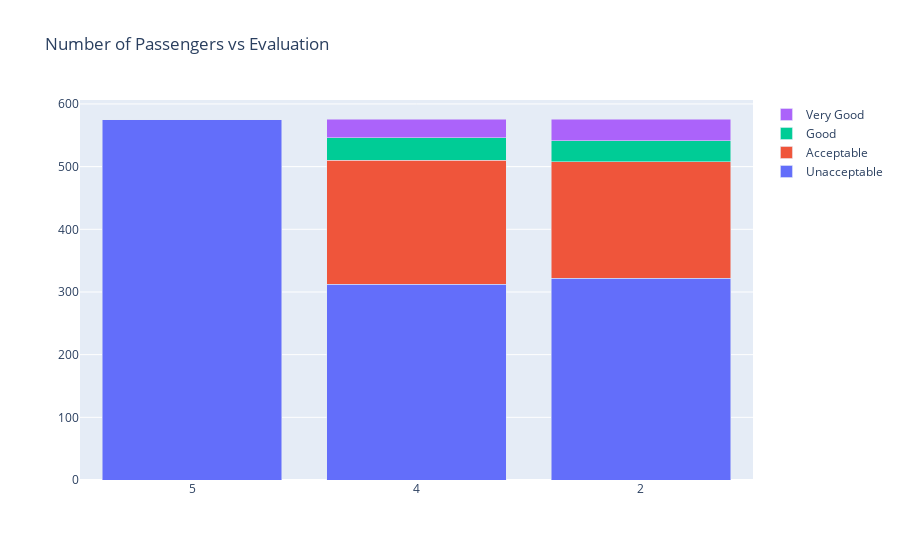

Notebook source saved alongside this figure:
### Code cell
data = [
    go.Bar(
        x=a[3].index, # assign x as the dataframe column 'x'
        y=prsn['unacc'],
        name='Unacceptable'
    ),
    go.Bar(
        x=a[3].index,
        y=prsn['acc'],
        name='Acceptable'
    ),
    go.Bar(
        x=a[3].index,
        y=prsn['good'],
        name='Good'
    ),
    go.Bar(
        x=a[3].index,
        y=prsn['vgood'],
        name='Very Good'
    )

]

layout = go.Layout(
    barmode='stack',
    title='Number of Passengers vs Evaluation'
)

fig = go.Figure(data=data, layout=layout)
py.iplot(fig, filename='cars_donut')

### Figure 1 — Plotly figure (JSON) as saved in the notebook; plotly's stock layout.template omitted (floating-point values rounded to 4 significant figures)
{"data": [{"name": "Unacceptable", "type": "bar", "x": ["5", "4", "2"], "y": [575, 312, 322]}, {"name": "Acceptable", "type": "bar", "x": ["5", "4", "2"], "y": [0, 198, 186]}, {"name": "Good", "type": "bar", "x": ["5", "4", "2"], "y": [0, 36, 33]}, {"name": "Very Good", "type": "bar", "x": ["5", "4", "2"], "y": [0, 30, 35]}], "layout": {"barmode": "stack", "title": {"text": "Number of Passengers vs Evaluation"}}}
